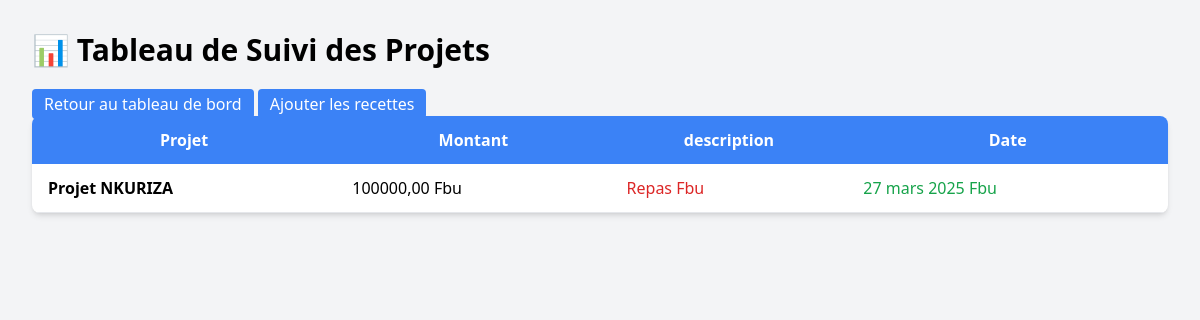
The app's page /Suivi/affichedepense/ with its own data.
### AppSuivi/models.py (models this page shows, shortened)
class Depense(models.Model):
    projet = models.ForeignKey(Projet, on_delete=models.CASCADE)
    montant = models.DecimalField(max_digits=12, decimal_places=2)
    description = models.TextField()
    date = models.DateField()

class Projet(models.Model):
    STATUT_CHOICES = [
        ('En cours', 'En cours'),
        ('Terminé', 'Terminé'),
        ('Évalué', 'Évalué')
    ]
    nom = models.CharField(max_length=100)
    description = models.TextField()
    budget_prevu = models.DecimalField(max_digits=12, decimal_places=2)
    date_debut = models.DateField()
    date_fin = models.DateField()
    statut = models.CharField(max_length=20, choices=STATUT_CHOICES, default='En cours')
    responsable = models.ForeignKey(User, on_delete=models.SET_NULL, null=True)

### AppSuivi/viewsdepense.py (the view)
# urls.py: path('affichedepense/', depense,name='depense'),
def depense(request):
    depenses = Depense.objects.all()
    return render(request, 'depense.html',{'depenses':depenses})

### AppSuivi/templates/depense.html (shortened to what this page needs)
{% load static %}
<!DOCTYPE html>
<html lang="fr">
<head>
    <script src="https://cdn.tailwindcss.com"></script>
</head>
<body class="bg-gray-100 p-8">
    <h1 class="text-3xl font-bold mb-6">📊 Tableau de Suivi des Projets</h1> <td class="py-3 px-4">
        <a href="{% url 'tableau' %}" class="bg-blue-500 text-white px-3 py-1 rounded hover:bg-blue-600">Retour au tableau de bord</a>
        <a href="{% url 'ajouter_recette' %}" class="bg-blue-500 text-white px-3 py-1 rounded hover:bg-blue-600">Ajouter les recettes</a>
    </td>
    <table class="min-w-full bg-white rounded-lg shadow-md overflow-hidden">
        <thead class="bg-blue-500 text-white">
            <tr>
                <th class="py-3 px-4">Projet</th>
                <th class="py-3 px-4">Montant</th>
                <th class="py-3 px-4">description</th>
                <th class="py-3 px-4">Date</th>
            </tr>
        </thead>
        <tbody>
            {% for depense in depenses %}
            <tr class="border-b hover:bg-gray-100">
                <td class="py-3 px-4 font-semibold">{{ depense.projet.nom }}</td>
                <td class="py-3 px-4">{{ depense.montant}} Fbu</td>
                <td class="py-3 px-4 text-red-600">{{ depense.description }} Fbu</td>
                <td class="py-3 px-4 text-green-600">{{ depense.date }} Fbu</td>
            </tr>
            {% endfor %}
        </tbody>
    </table>
</body>
</html>

### records on screen
Depense: projet.nom "Projet NKURIZA", montant "100000,00", description "Repas", date "27 mars 2025"
